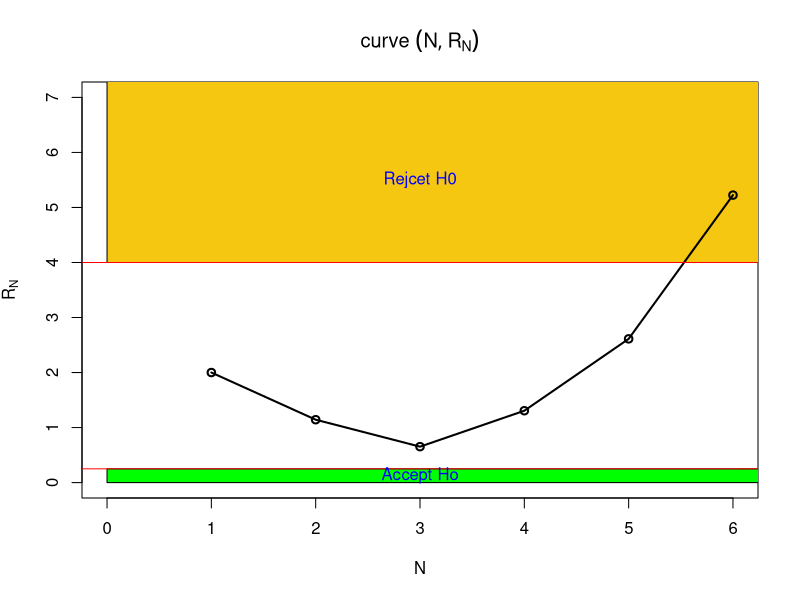

The R source for this figure:
# B.Falahi Fard 881537
 
#                     sprt : Sequential Probability Ratio Test
 
# Basic concepts of mathematical statistics by: Dr.A.Parsian second edition page:436
# If 'xm' is observed sample in step m:
# fH0  : f( x1,x2,...,xm | H0 )
# fH1  : f( x1,x2,...,xm | H1 )
# alpha: type I Error
# beta : type II Error
# R[m] = f( x1,x2,...,xm | H1 )/f( x1,x2,...,xm | H0 )
 
sprt<-function(fH0,fH1,alpha,beta){ 
A  <-(1-beta)/alpha      
B  <- beta/(1-alpha)   
f1 <-fH1               
f0 <-fH0
cp1<- cumprod(f1)     # If B < R[m] <A then countinue sampling. 
cp0<- cumprod(f0)     # If R[m] > A then H0 is rejceted by N=m observation.
m<- length(cp1)       # If R[m] < B then H0 is accepted by N=m observation.
R<- rep(0,m)
R<-cp1/cp0
y<- R
x<- rep(1:m)
 
if(R[m]>B & R[m]<A){
 
cat("\n","    B <  R","[",m,"]",
"< A    ","\n","",B,"<",R[m],"<",A,"   -->",
" Countinue sampling.","\n","\n")}
 
else if(R[m]>A)
cat("\n","R","[",m,"]","> A    ","\n",R[m],">",A,"      -->",
" Rejcet H0.Finished","\n","\n")
  
else cat("\n","B >","R","[",m,"]","\n",B,">",R[m],"       -->",
" Accept H0.Finished","\n","\n")
 
if(R[m]<B | R[m]>A) {
plot(1,R[1],type="o",xlim=c(0,m),ylim=c(0,A+3),xlab="N",
ylab=expression(R[N]), main=expression('curve '(N,R[N])));
 
u<-c(0,0,m,m+100);v<-c(0,B,B,0);polygon(u,v,col='green');
z<-c(A,A+100,A+100,A);polygon(u,z,col='7');
 
lines(x,y,type="o",lwd=2);
abline(h=A,col='red');abline(h=B,col='red');
text(m/2,A+1.5,"Rejcet H0",col='blue',lwd=2);
text(m/2,B/2,"Accept Ho",col='blue',lwd=2);
}}
 
#__________________________________________________ Solve :_______________________

# z=(1,0,0,1,1,1,0,1,1, ... )
 
#-------------------------------------------------- Step 6:
  
x<-c(1,0,0,1,1,1)
sprt(dbinom(x,1,0.3),dbinom(x,1,0.6),0.2,0.2)


rm(list=ls())


 
 